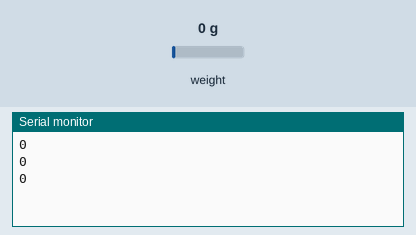
The sketch below on a simulated Arduino Uno, built with avr-gcc and run on an emulated ATmega328P. Parts: the last lines printed to the serial monitor. Inputs (shaded band) come from the test bench; at power-on: weight on the scale 0 g.

Above: at 1.8 s.
1.9 s: weight on the scale set to 100 g
At 2.4 s:
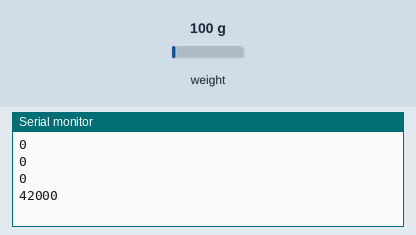
3.4 s: weight on the scale set to 1250 g
At 3.9 s:
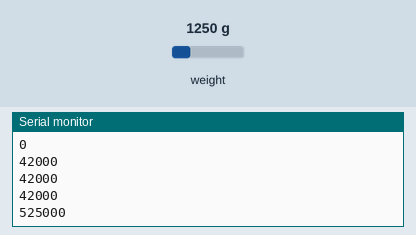
Timing chart, 0 to 6.4 s (numbered marks = the images above; inputs shaded):
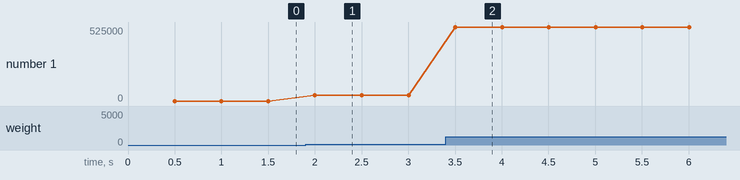

Measured:
- after the input at 1.9 s, the serial monitor: prints a new line after 0.10 s (image 1)
- after the input at 3.4 s, the serial monitor: prints a new line after 0.10 s (image 2)
- plotted number 1: 0 → 42000 after the input at 1.9 s, 42000 → 525000 after the input at 3.4 s

The sketch:

dzc.ino
```cpp
#include "HX711.h"

HX711 scale;

void setup() {
  Serial.begin(38400);
  // parameter "gain" is ommited; the default value 128 is used by the library
  // HX711.DOUT  - pin #A1
  // HX711.PD_SCK - pin #A0
  scale.begin(A1, A0);
}

void loop() {
  Serial.println(scale.read_average(5));

}
```
